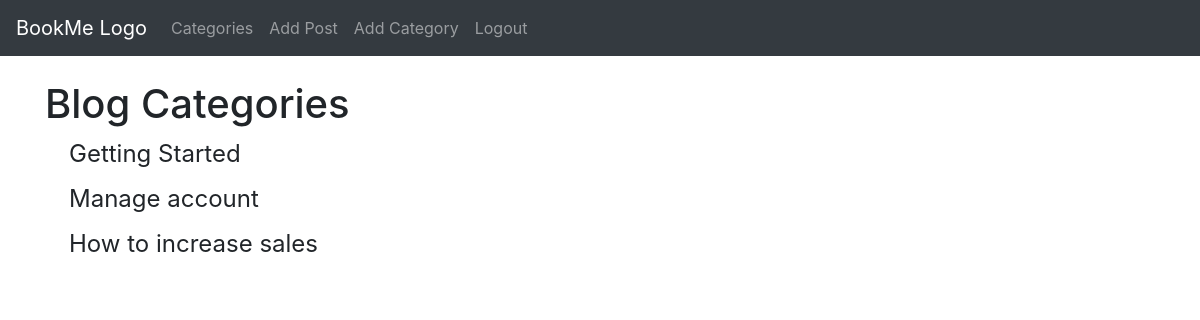
Screenshot of /category-list (signed in) with the database file from the repository.
### theblog/models.py (models this page shows, shortened)
class Category(models.Model):
	name = models.CharField(max_length=255)
	def __str__(self):
	 return self.name

### theblog/views.py (the view)
# urls.py: path('category-list', CategoryListView, name= 'category-list'),
def CategoryListView(request):
	cat_menu_list = Category.objects.all()
	return render(request, 'category_list.html', {'cat_menu_list' :cat_menu_list})

### theblog/templates/category_list.html (shortened to what this page needs)
{% extends 'base.html' %}
 {% block content %}
 	<h1>Blog Categories</h1>
 		{%for item in cat_menu_list%}
         <h4><a class="dropdown-item" href="{% url 'category' item|slugify %}">
            {{item}}<a/></h4>
        {% endfor %}
{% endblock %}

### rows the page displays
Category: name "Getting Started"
Category: name "Manage account"
Category: name "How to increase sales"
